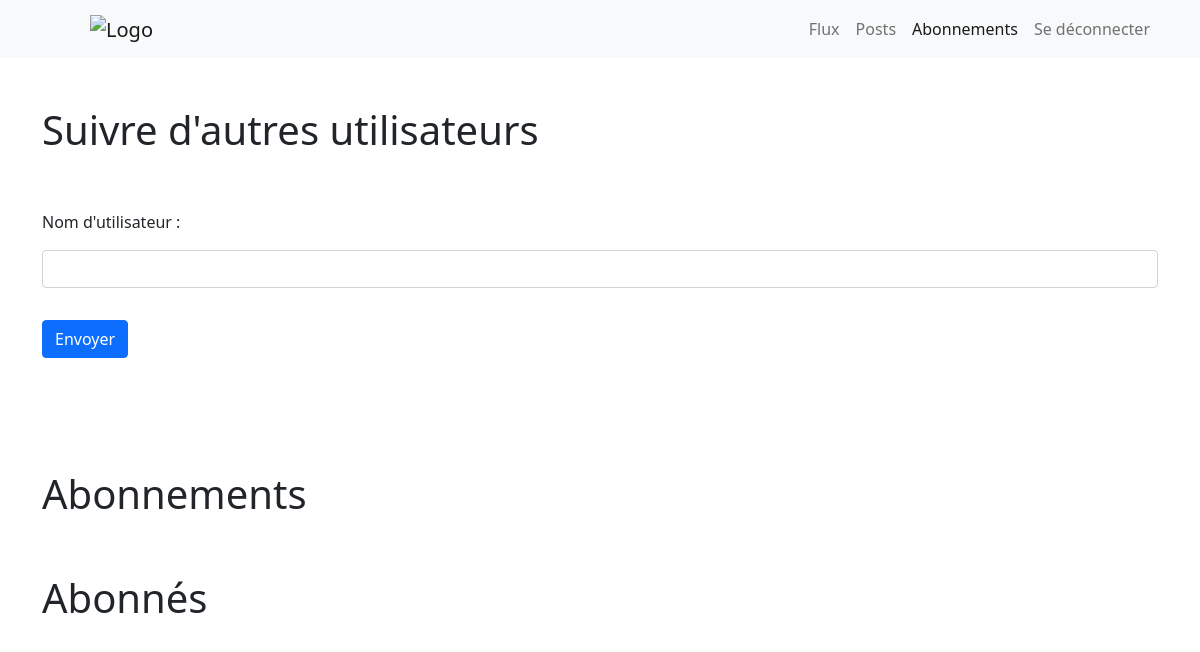
Before: /flux/abonnements (signed in) with the older database file.
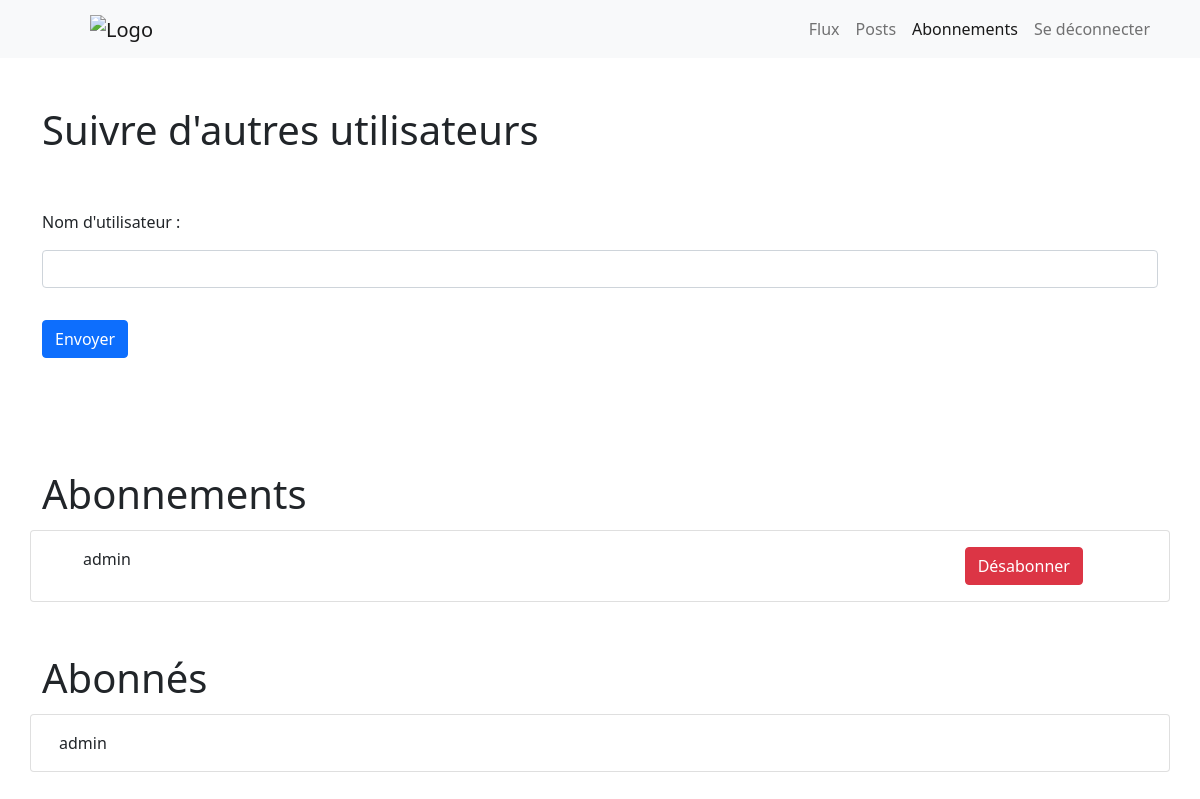
After: the same page with the newer database file.
### flux/models.py (models this page shows)
class UserFollows(models.Model):
    user = models.ForeignKey(
        to=settings.AUTH_USER_MODEL,
        on_delete=models.CASCADE,
        related_name='following')
    followed_user = models.ForeignKey(
        to=settings.AUTH_USER_MODEL,
        on_delete=models.CASCADE,
        related_name='followed_by')
    class Meta:
        unique_together = ('user', 'followed_user', )

### accueil/models.py (models this page shows)
class User(AbstractUser):
    pass

### flux/views.py (the view, shortened to what this page needs)
# urls.py: path('abonnements', views.abonnements, name='abonnements'),
@login_required
def abonnements(request):
    form = AbonnementsForm
    followed_users = UserFollows.objects.filter(user=request.user.id)
    followers = UserFollows.objects.filter(followed_user=request.user.id)
    context = {'form': form, 'followed_users': followed_users, 'followers': followers, 'current_page': 'abonnements'}
    return render(request, 'flux/abonnements.html', context)

### flux/templates/flux/abonnements.html (shortened to what this page needs)
{% extends "base_generic.html" %}
{% block content %}
<div class="container my-5">
    <h1> Suivre d'autres utilisateurs</h1>
    <div class="row">
        <div class="col-12">
            <form class='my-5' action="" enctype="multipart/form-data" method="post">
                {{form}}
                <button id = "create-review-submit" type="submit" class="btn btn-primary my-3">Envoyer</button>
            </form>
        </div>
    </div>
</div>
<div class="container my-5">
    <h1>Abonnements</h1>
    <div class="row">
        {% for followed_user in followed_users %}
            <div class="card my-1">
                <div class="card-body">
                    <div class="container">
                        <div class="row">
                            <div class="col-10">{{followed_user.followed_user}}</div>
                            <div class="col-2">
                                <a name="désabonner" id="désabonner" class="btn btn-danger" href="unsubscribe/{{followed_user.id}}" role="button">Désabonner</a>
                            </div>
                        </div>
                    </div>
                </div>
            </div>
        {% endfor %}
    </div>
</div>
<div class="container my-5">
    <h1>Abonnés</h1>
    <div class="row">
        {% for follower in followers %}
            <div class="card my-1">
                <div class="card-body">
                    <p class="card-text">{{follower.user}}</p>
                </div>
            </div>
        {% endfor %}
    </div>
</div>
{% endblock content %}

Changed rows visible on the page:
added UserFollows: followed_user "admin", shown under "Abonnements"
added UserFollows: user "admin", shown under "Abonnés"
